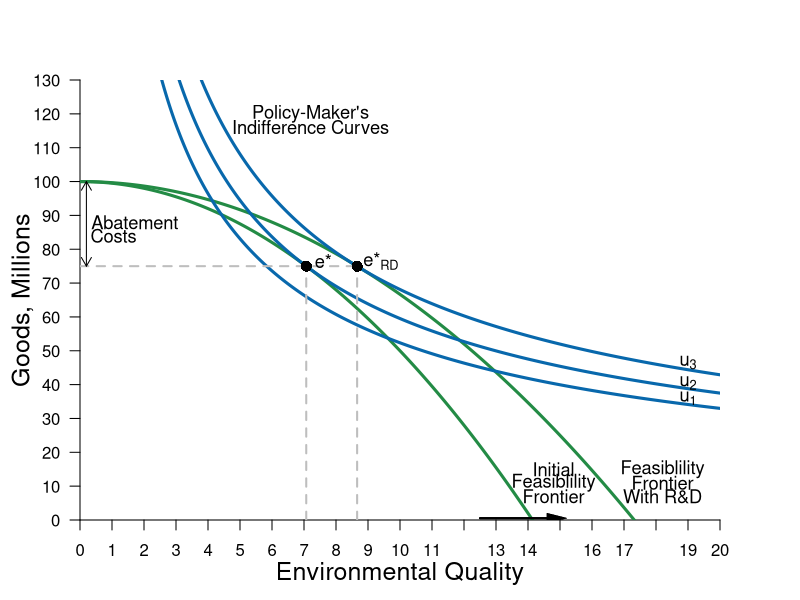

This figure's R source:
#Graph Designer: Simon Halliday
#Authors: Bowles, Foley and Halliday
#Title: Coordination, Conflict and Competition: A Text in Microeconomics

library(shape)
pdf(file = "/Users/rileyboeth/Library/Mobile Documents/com~apple~CloudDocs/bfh textbook - backup/figure3_12.pdf", width = 8, height = 8)

#Set parameters for graphics
axislabelsize <- 1.5
labelsize <- 1.1
graphlinewidth <- 3
segmentlinewidth <- 2

COL <- c("#7fc97f", "#beaed4", "#fdc086", "#ffff99", "#386cb0", "#f0027f", "#bf5b17", "#666666")
COLA <- c("#e0f3db", "#99d8c9","#66c2a4","#41ae76", "#238b45", "#005824")
COLB <- c("#4eb3d3", "#2b8cbe", "#0868ac","#084081")

#Edited the margins to cater for the larger LHS labels
par(mar =  c(4, 4, 4, 4))

#Feasibility frontier equation and new feasbility frontier equation with R&D

ppf <- function(x, y) {
  100-((x^2)/2)
}

ppf_rd <- function(x, y) {
  100-((x^2)/3)
}

#change alpha to .4

uFn <- function(x, y, alpha = 0.4){
  (x^alpha)*(y^(1-alpha))
}

#Add limits on axes and levels of utility for each indifference curve

ylims <- c(0, 130)
xlims <- c(0, 20)

npts <- 501 
x <- seq(xlims[1], xlims[2], length.out = npts)
y <- seq(ylims[1], ylims[2], length.out = npts) 

a <- c(27, 29.16, 31.616) #alpha = 0.4

plot(0, 0, xlim = xlims, ylim = ylims, type = "n",
     xlab = expression(paste("")),
     ylab = expression(paste("")), 
     xaxt = "n", 
     yaxt = "n", 
     cex.lab = axislabelsize, 
     bty = "n", 
     xaxs="i", 
     yaxs="i"
)

#x and y limits and ticks 

ticksx <- seq(from = 0, to = xlims[2], by = 1)
xlabels <- seq(from = 0, to = xlims[2], by = 1)
ticksy <- seq(from = 0, to = ylims[2], by = 10)
ylabels <- seq(from = 0, to = ylims[2], by = 10)

axis(1, at = ticksx, pos = 0, labels = xlabels)
axis(2, at = ticksy, pos = 0, labels = ylabels, las = 1)

npts <- 500 
xx1 <- seq(xlims[1], xlims[2], length.out = npts)
xx2 <- seq(0, xlims[2], length.out = npts)
xx3 <- seq(xlims[1], 0, length.out = npts)
xx4 <- seq(-11, 0, length.out = npts)


#Draw the feasibility frontiers
lines(xx1, ppf(xx1, y), col = COLA[5], lwd = graphlinewidth)
lines(xx1, ppf_rd(xx1, y), col = COLA[5], lwd = graphlinewidth)

#Label the feasibility frontier frontier
text(14.8, 15, expression("Initial"), cex = labelsize)
text(14.8, 11, expression("Feasiblility"), cex = labelsize)
text(14.8, 7, expression("Frontier"), cex = labelsize)
Arrows(12.5, 0.53, 14.9, 0.53, col = "black", lty = 1, lwd = 2, arr.type = "triangle", arr.lwd = 0.5)

#Label the feasibility frontier with R&D frontier
text(18.2, 15, expression("Feasiblility"), cex = labelsize)
text(18.2, 11, expression("Frontier"), cex = labelsize)
text(18.2, 7, expression("With R&D"), cex = labelsize)
Arrows(12.5, 0.53, 14.9, 0.53, col = "black", lty = 1, lwd = 2, arr.type = "triangle", arr.lwd = 0.5)

contour(x, y, 
        outer(x, y, uFn),
        drawlabels = FALSE,
        col = COLB[3],
        lwd = graphlinewidth,
        levels = a, 
        xaxs="i", 
        yaxs="i", 
        add = TRUE)

#Axis labels
mtext(expression(paste("Environmental Quality")), side = 1, line = 2.5, cex = axislabelsize)
text(-1.8, 0.5*ylims[2], expression(paste("Goods, Millions")), xpd = TRUE, cex = axislabelsize, srt = 90) 

#Label the indifference curves generally
text(7.2,120, expression("Policy-Maker's"), cex = labelsize)
text(7.2,116, expression("Indifference Curves"), cex = labelsize)

#Label the indifference curves and place labels properly
text(19, 36, expression(u[1]), cex = labelsize)
text(19, 40.5, expression(u[2]), cex = labelsize)
text(19, 46.5, expression(u[3]), cex = labelsize)

#Annotate max u point on feasibility with r&D frontier
text(9.4, ppf_rd(8.66)+1.5, expression(paste("e*"[RD])), cex = labelsize)
segments(8.66, 0, 8.66, ppf_rd(x = 8.66), lty = 2, col = "gray", lwd = segmentlinewidth)
segments(0, ppf_rd(x = 8.66), 8.66, ppf_rd(x = 8.66), lty = 2, col = "gray", lwd = segmentlinewidth)
points(8.66, ppf_rd(x = 8.66), pch = 16, col = "black", cex = 1.5)

#Annotate max u point on feasibility frontier
text(7.6, ppf(7.07)+1.5, expression(paste("e*")), cex = labelsize)
segments(7.07, 0, 7.07, ppf(x = 7.07), lty = 2, col = "gray", lwd = segmentlinewidth)
#segments(0, ppf(x = 7.07), 7.07, ppf(x = 7.07), lty = 2, col = "gray", lwd = segmentlinewidth)
points(7.07, ppf(x = 7.07), pch = 16, col = "black", cex = 1.5)

#Added arrow for abatement costs and labeled the arrow as such
arrows(.2, 75, .2, 100, length = 0.1, angle = 30, code = 3, col = par("fg"), lty = par("lty"),   lwd = par("lwd"))
text(1.71, 88, expression(paste("Abatement")), cex = labelsize)
text(1.05, 84, expression(paste("Costs")), cex = labelsize)


dev.off()
